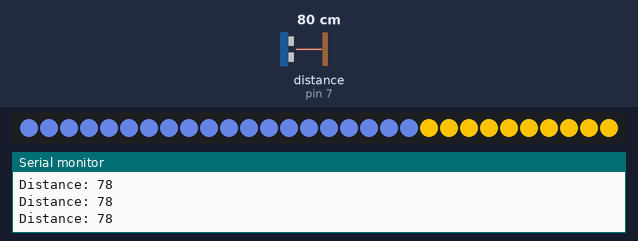
Recording of a sketch running on a simulated Arduino Uno, built with avr-gcc and run on an emulated ATmega328P. Shown: 30 RGB LEDs in strip order, left to right, the last lines printed to the serial monitor. Wiring (inferred from the names in the program): ultrasonic range finder: trigger pin 8; echo pin 7. The test bench sets the inputs (shaded band); at power-on: distance to the obstacle (sensor on pin 7) 80 cm. The echo pulse lasts 58.3 µs per cm.

Above: at 1.28 s.
1.3 s: distance to the obstacle (sensor on pin 7) set to 2 cm
At 1.39 s:
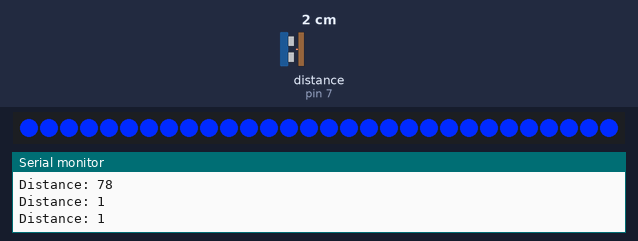
2.9 s: distance to the obstacle (sensor on pin 7) set to 60 cm
At 2.94 s:
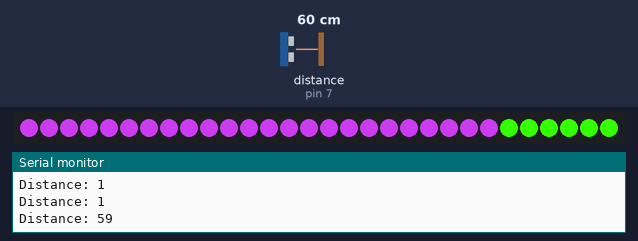
4.6 s: distance to the obstacle (sensor on pin 7) set to 4 cm
At 4.63 s:
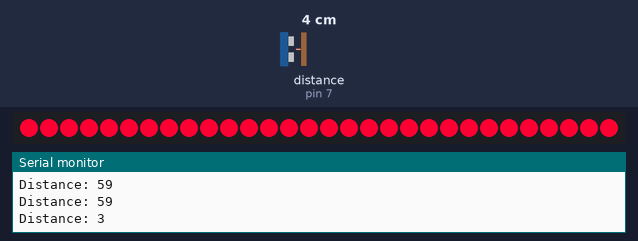
6.2 s: distance to the obstacle (sensor on pin 7) set to 120 cm
At 6.24 s:
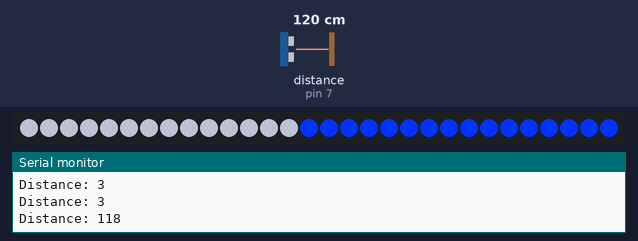
7.9 s: distance to the obstacle (sensor on pin 7) set to 299 cm
At 7.93 s:
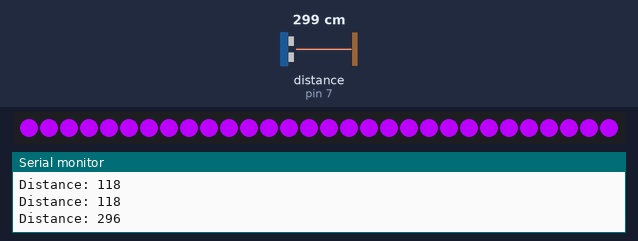
10.7 s: distance to the obstacle (sensor on pin 7) set to 35 cm
At 10.74 s:
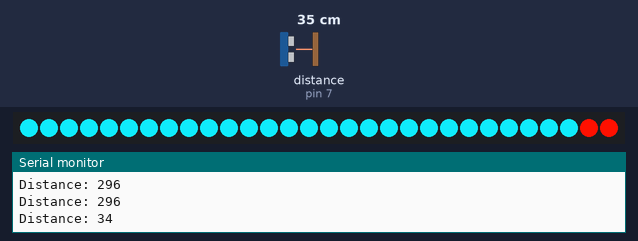

The sketch:

CodigoFutureLavaLamp.ino
```cpp
#include <Adafruit_NeoPixel.h>

#define echoPin 7
#define trigPin 8

#define stripPIN 6
#define numPixels 30

Adafruit_NeoPixel strip = Adafruit_NeoPixel(numPixels, stripPIN, NEO_GRB + NEO_KHZ800);

int hue = 0;  //para o color cycle

void setup() {
  Serial.begin(9600);
  pinMode(trigPin, OUTPUT);
  pinMode(echoPin, INPUT);

  strip.show();
  strip.begin();
}


void loop() {
  long duration, distance;
  digitalWrite(trigPin, LOW);
  delayMicroseconds(3);
  digitalWrite(trigPin, HIGH);
  delayMicroseconds(12);
  digitalWrite(trigPin, LOW);

  duration = pulseIn(echoPin, HIGH);
  distance = (duration * 0.034) / 2;

  Serial.print("Distance: ");
  Serial.println(distance);

  distance = constrain(distance, 25, 200);
  int activeLEDs = map(distance, 200, 25, 0, numPixels);
  int mixAmount = map(distance, 200, 25, 0, 255);  // 0 = base, 255 = complement

  hue = (hue + 2) % 360;
  int rBase, gBase, bBase;
  HSVtoRGB(hue, 255, 255, rBase, gBase, bBase);

  int compHue = (hue + 180) % 360;
  int rComp, gComp, bComp;
  HSVtoRGB(compHue, 255, 255, rComp, gComp, bComp);

  ledColor(activeLEDs, mixAmount, rBase, gBase, bBase, rComp, gComp, bComp);
  delay(50);
}

void ledColor(int activeLEDs, int mixAmount,
              int rBase, int gBase, int bBase,
              int rComp, int gComp, int bComp) {
  for (int i = 0; i < numPixels; i++) {
    int rMix, gMix, bMix;
    rMix = ((255 - mixAmount) * rBase + mixAmount * rComp) / 255;
    gMix = ((255 - mixAmount) * gBase + mixAmount * gComp) / 255;
    bMix = ((255 - mixAmount) * bBase + mixAmount * bComp) / 255;

    if (i < activeLEDs) {
      strip.setPixelColor(i, strip.Color(rMix, gMix, bMix));
    } else {
      strip.setPixelColor(i, strip.Color(rBase, gBase, bBase));
    }
  }
  strip.show();
}


//tbh em grande parte, magia de HSV
void HSVtoRGB(int hue, int saturation, int value, int &r, int &g, int &b) {
  //ok dividir o hue por 60 da bem jeito para serem 6 partes do hue
  float hueSegment = hue / 60.0;
  int i = int(hueSegment);
  float f = hueSegment - i;
  float p = value * (1 - saturation / 255.0);
  float q = value * (1 - f * saturation / 255.0);
  float t = value * (1 - (1 - f) * saturation / 255.0);

  switch (i % 6) {
    case 0:
      r = value;
      g = t;
      b = p;
      break;
    case 1:
      r = q;
      g = value;
      b = p;
      break;
    case 2:
      r = p;
      g = value;
      b = t;
      break;
    case 3:
      r = p;
      g = q;
      b = value;
      break;
    case 4:
      r = t;
      g = p;
      b = value;
      break;
    case 5:
      r = value;
      g = p;
      b = q;
      break;
  }
}
```

Measured:
- after the input at 1.3 s, the LEDs: first change at once (image 1 shows a later state)
- after the input at 2.9 s, the LEDs: change at once (image 2)
- after the input at 4.6 s, the LEDs: change at once (image 3)
- after the input at 6.2 s, the LEDs: change at once (image 4)
- after the input at 7.9 s, the LEDs: change at once (image 5)
- after the input at 10.7 s, the LEDs: change at once (image 6)
